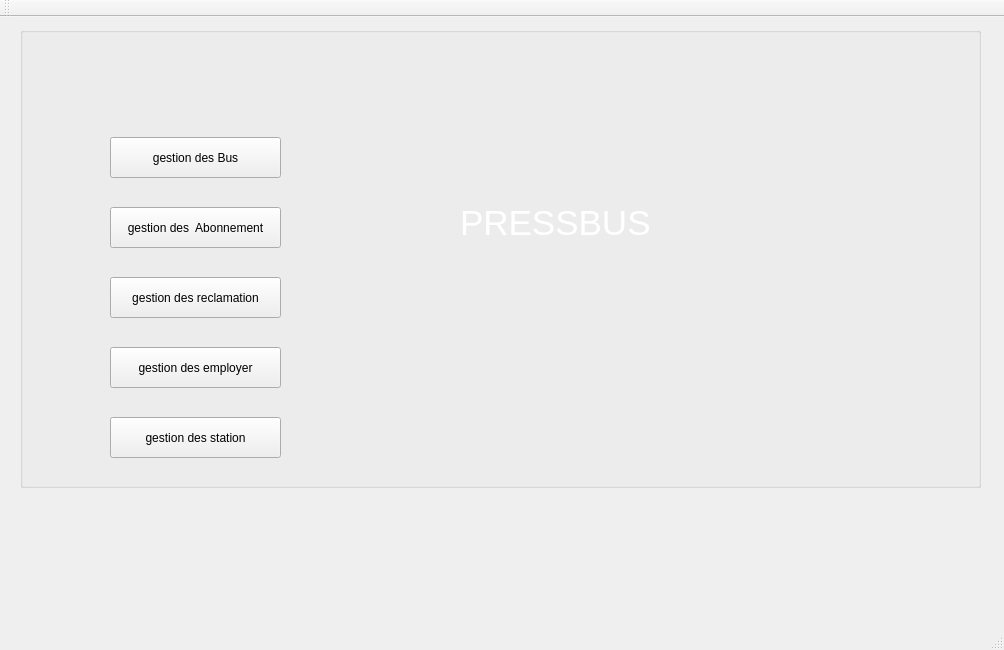
<?xml version="1.0" encoding="UTF-8"?>
<ui version="4.0">
 <class>MainWindow</class>
 <widget class="QMainWindow" name="MainWindow">
  <property name="geometry">
   <rect>
    <x>0</x>
    <y>0</y>
    <width>1004</width>
    <height>650</height>
   </rect>
  </property>
  <property name="windowTitle">
   <string>Gestion des Clients</string>
  </property>
  <widget class="QWidget" name="centralWidget">
   <widget class="QGroupBox" name="groupBox">
    <property name="geometry">
     <rect>
      <x>20</x>
      <y>10</y>
      <width>961</width>
      <height>461</height>
     </rect>
    </property>
    <property name="title">
     <string/>
    </property>
    <widget class="QPushButton" name="pb_gestionBus">
     <property name="geometry">
      <rect>
       <x>90</x>
       <y>110</y>
       <width>171</width>
       <height>41</height>
      </rect>
     </property>
     <property name="text">
      <string>gestion des Bus</string>
     </property>
    </widget>
    <widget class="QPushButton" name="pushButton_2">
     <property name="geometry">
      <rect>
       <x>90</x>
       <y>180</y>
       <width>171</width>
       <height>41</height>
      </rect>
     </property>
     <property name="text">
      <string>gestion des  Abonnement</string>
     </property>
    </widget>
    <widget class="QPushButton" name="pushButton_3">
     <property name="geometry">
      <rect>
       <x>90</x>
       <y>250</y>
       <width>171</width>
       <height>41</height>
      </rect>
     </property>
     <property name="text">
      <string>gestion des reclamation</string>
     </property>
    </widget>
    <widget class="QPushButton" name="pushButton_4">
     <property name="geometry">
      <rect>
       <x>90</x>
       <y>320</y>
       <width>171</width>
       <height>41</height>
      </rect>
     </property>
     <property name="text">
      <string>gestion des employer</string>
     </property>
    </widget>
    <widget class="QPushButton" name="pushButton_5">
     <property name="geometry">
      <rect>
       <x>90</x>
       <y>390</y>
       <width>171</width>
       <height>41</height>
      </rect>
     </property>
     <property name="text">
      <string>gestion des station</string>
     </property>
    </widget>
    <widget class="QLabel" name="label">
     <property name="geometry">
      <rect>
       <x>-610</x>
       <y>-160</y>
       <width>1641</width>
       <height>641</height>
      </rect>
     </property>
     <property name="text">
      <string/>
     </property>
     <property name="pixmap">
      <pixmap>../../Downloads/257221461_1046836756153238_967765470836574716_n.jpg</pixmap>
     </property>
    </widget>
    <widget class="QLabel" name="label_2">
     <property name="geometry">
      <rect>
       <x>440</x>
       <y>140</y>
       <width>331</width>
       <height>111</height>
      </rect>
     </property>
     <property name="styleSheet">
      <string notr="true">font-size:35px;
font: 75 35pt &quot;MS Shell Dlg 2&quot;;
color: rgb(255, 255, 255);

</string>
     </property>
     <property name="text">
      <string>PRESSBUS</string>
     </property>
    </widget>
    <zorder>label</zorder>
    <zorder>pb_gestionBus</zorder>
    <zorder>pushButton_2</zorder>
    <zorder>pushButton_3</zorder>
    <zorder>pushButton_4</zorder>
    <zorder>pushButton_5</zorder>
    <zorder>label_2</zorder>
   </widget>
  </widget>
  <widget class="QMenuBar" name="menuBar">
   <property name="geometry">
    <rect>
     <x>0</x>
     <y>0</y>
     <width>1004</width>
     <height>26</height>
    </rect>
   </property>
  </widget>
  <widget class="QToolBar" name="mainToolBar">
   <attribute name="toolBarArea">
    <enum>TopToolBarArea</enum>
   </attribute>
   <attribute name="toolBarBreak">
    <bool>false</bool>
   </attribute>
  </widget>
  <widget class="QStatusBar" name="statusBar"/>
 </widget>
 <layoutdefault spacing="6" margin="11"/>
 <resources/>
 <connections/>
</ui>
